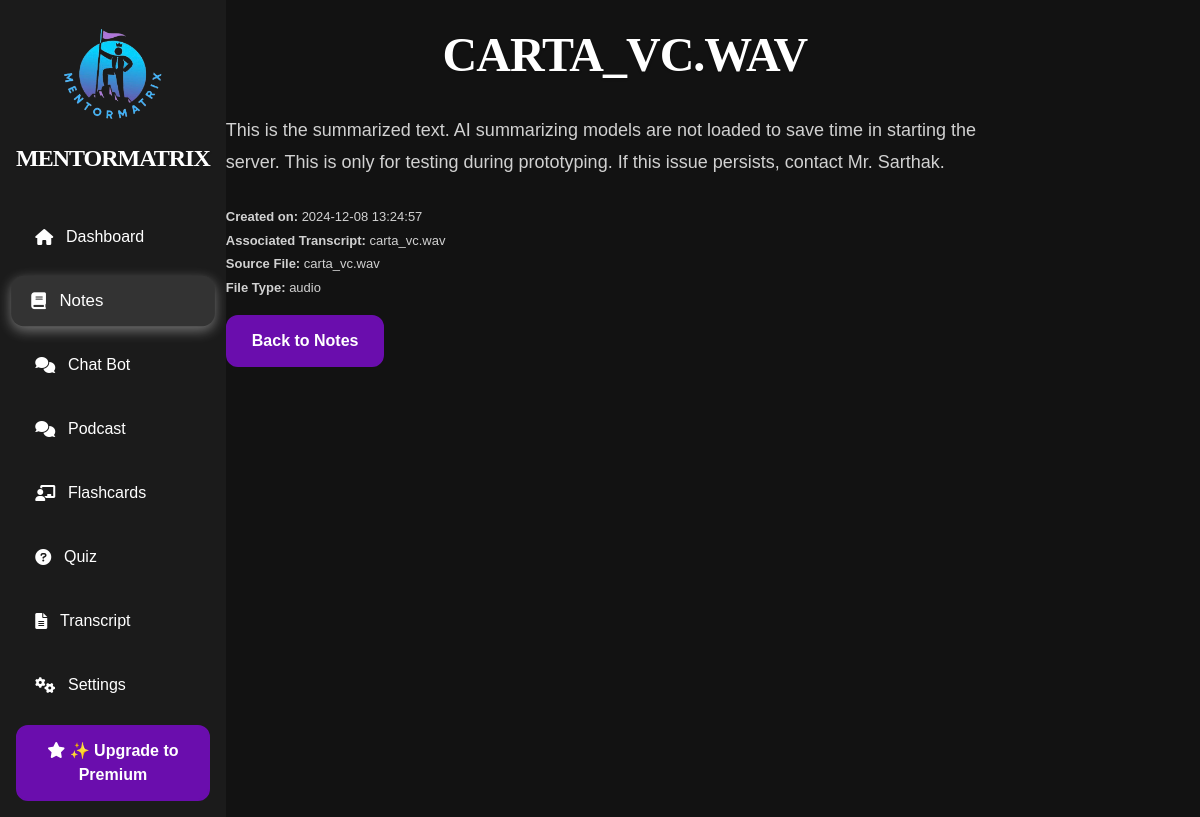
The page /notes/1 on the database as committed earlier.
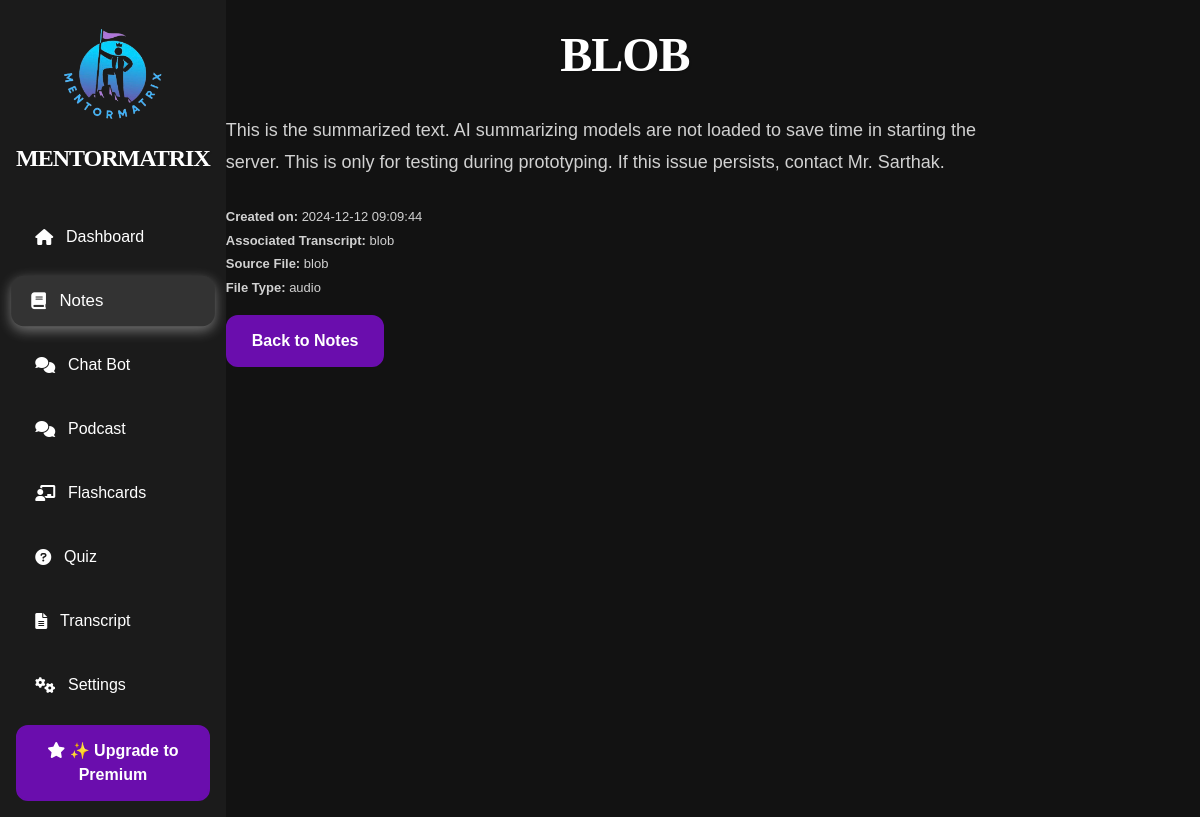
The same page on the database as committed later.
### tables this page shows
CREATE TABLE notes (
                    id INTEGER PRIMARY KEY AUTOINCREMENT,
                    transcript_id INTEGER,
                    title TEXT NOT NULL,
                    content TEXT NOT NULL,
                    created_at DATETIME DEFAULT CURRENT_TIMESTAMP,
                    updated_at DATETIME DEFAULT CURRENT_TIMESTAMP,
                    FOREIGN KEY (transcript_id) REFERENCES transcripts(id) ON DELETE CASCADE);

CREATE TABLE transcripts (
                    id INTEGER PRIMARY KEY AUTOINCREMENT,
                    title TEXT NOT NULL,
                    content TEXT NOT NULL,
                    created_at DATETIME DEFAULT CURRENT_TIMESTAMP,
                    updated_at DATETIME DEFAULT CURRENT_TIMESTAMP);

CREATE TABLE files (
                    id INTEGER PRIMARY KEY AUTOINCREMENT,
                    transcript_id INTEGER NOT NULL,
                    file_type TEXT CHECK(file_type IN ('audio', 'youtube', 'pdf')) NOT NULL,
                    name TEXT NOT NULL,
                    metadata TEXT,
                    uploaded_at DATETIME DEFAULT CURRENT_TIMESTAMP,
                    FOREIGN KEY (transcript_id) REFERENCES transcripts(id) ON DELETE CASCADE);

### routes/notes.py (the view)
@notes_blueprint.route('/notes/<int:note_id>')
def view_note(note_id):
    result = db.execute('''
        SELECT
            notes.title AS note_title,
            notes.content AS note_content,
            notes.created_at,
            files.name AS file_name,
            files.file_type,
            files.metadata,
            transcripts.title AS transcript_title
        FROM notes
        LEFT JOIN files ON notes.transcript_id = files.transcript_id
        LEFT JOIN transcripts ON notes.transcript_id = transcripts.id
        WHERE notes.id = ?
    ''', note_id)
    note = result[0] if result else None
    if not note:
        flash("Note not found.", "error")
        return redirect(url_for('notes.notes'))
    return render_template('view_note.html', current_route='notes', note=note)

### templates/view_note.html (shortened to what this page needs)
{% extends "layout.html" %}
{% block other_head_stuff %}
    <link rel="stylesheet" href="{{ url_for('static', filename='css/view_note.css') }}">
{% endblock %}
{% block content %}
<div class="container">
    <div class="main-content">
        <h1>{{ note.note_title }}</h1>
        <p id="note">{{ note.note_content }}</p>
        <p id="note_created_at"><strong>Created on: </strong> {{ note.created_at }}</p>
        {% if note.transcript_title %}
            <p id="note_transcript"><strong>Associated Transcript:</strong> {{ note.transcript_title }}</p>
        {% endif %}
        {% if note.file_name %}
            <p id="note_source_file"><strong>Source File:</strong> {{ note.file_name }}</p>
            <p id="notes_file_type"><strong>File Type:</strong> {{ note.file_type }}</p>
        {% endif %}
        <a href="{{ url_for('notes.notes') }}" class="premium-button">Back to Notes</a>
    </div>
</div>
{% endblock %}

Rows that differ between the two databases and show on the page:
changed notes: note_title "CARTA_VC.WAV" → "BLOB"; created_at "2024-12-08 13:24:57" → "2024-12-12 09:09:44"
changed transcripts: transcript_title "carta_vc.wav" → "blob"
changed files "audio": file_name "carta_vc.wav" → "blob"
